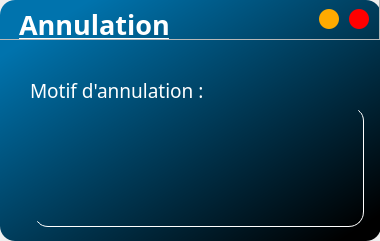
<?xml version="1.0" encoding="UTF-8"?>
<ui version="4.0">
 <class>efed</class>
 <widget class="QWidget" name="efed">
  <property name="windowModality">
   <enum>Qt::ApplicationModal</enum>
  </property>
  <property name="geometry">
   <rect>
    <x>0</x>
    <y>0</y>
    <width>380</width>
    <height>241</height>
   </rect>
  </property>
  <property name="windowTitle">
   <string>efed</string>
  </property>
  <widget class="QFrame" name="frame">
   <property name="geometry">
    <rect>
     <x>0</x>
     <y>0</y>
     <width>381</width>
     <height>241</height>
    </rect>
   </property>
   <property name="styleSheet">
    <string notr="true">QFrame#frame{
	border-radius:15px;
	background-color: qlineargradient(spread:pad, x1:0, y1:0, x2:1, y2:1, stop:0.116919 rgba(0, 115, 173, 255), stop:0.944118 rgba(0, 0, 0, 255));
	
}</string>
   </property>
   <property name="frameShape">
    <enum>QFrame::StyledPanel</enum>
   </property>
   <property name="frameShadow">
    <enum>QFrame::Raised</enum>
   </property>
   <widget class="QFrame" name="title_bar">
    <property name="geometry">
     <rect>
      <x>-1</x>
      <y>-1</y>
      <width>381</width>
      <height>41</height>
     </rect>
    </property>
    <property name="frameShape">
     <enum>QFrame::StyledPanel</enum>
    </property>
    <property name="frameShadow">
     <enum>QFrame::Raised</enum>
    </property>
    <widget class="QPushButton" name="mini">
     <property name="geometry">
      <rect>
       <x>320</x>
       <y>10</y>
       <width>20</width>
       <height>20</height>
      </rect>
     </property>
     <property name="font">
      <font>
       <pointsize>22</pointsize>
       <weight>75</weight>
       <bold>true</bold>
      </font>
     </property>
     <property name="styleSheet">
      <string notr="true">QPushButton{
	border:none;
	border-radius:10px;
	background-color: rgb(255, 170, 0);
}

QPushButton:hover{
	background-color: rgb(206, 137, 0);
}</string>
     </property>
     <property name="text">
      <string/>
     </property>
    </widget>
    <widget class="QLabel" name="label">
     <property name="geometry">
      <rect>
       <x>20</x>
       <y>10</y>
       <width>171</width>
       <height>31</height>
      </rect>
     </property>
     <property name="font">
      <font>
       <family>Mongolian Baiti</family>
       <pointsize>20</pointsize>
       <weight>75</weight>
       <italic>false</italic>
       <bold>true</bold>
       <underline>true</underline>
      </font>
     </property>
     <property name="styleSheet">
      <string notr="true">color: rgb(255, 255, 255);</string>
     </property>
     <property name="text">
      <string>Annulation</string>
     </property>
    </widget>
    <widget class="QPushButton" name="close_btn">
     <property name="geometry">
      <rect>
       <x>350</x>
       <y>10</y>
       <width>20</width>
       <height>20</height>
      </rect>
     </property>
     <property name="minimumSize">
      <size>
       <width>20</width>
       <height>20</height>
      </size>
     </property>
     <property name="maximumSize">
      <size>
       <width>20</width>
       <height>20</height>
      </size>
     </property>
     <property name="font">
      <font>
       <pointsize>11</pointsize>
       <weight>75</weight>
       <bold>true</bold>
      </font>
     </property>
     <property name="styleSheet">
      <string notr="true">QPushButton{
	border:none;
	border-radius:10px;
	background-color: rgb(255, 0, 0);
}

QPushButton:hover{
	background-color: rgb(211, 0, 0);
}</string>
     </property>
     <property name="text">
      <string/>
     </property>
    </widget>
   </widget>
   <widget class="QLabel" name="label_3">
    <property name="geometry">
     <rect>
      <x>100</x>
      <y>140</y>
      <width>191</width>
      <height>31</height>
     </rect>
    </property>
    <property name="font">
     <font>
      <family>Mongolian Baiti</family>
      <pointsize>11</pointsize>
      <weight>75</weight>
      <bold>true</bold>
     </font>
    </property>
    <property name="styleSheet">
     <string notr="true">color: rgb(255, 85, 0);</string>
    </property>
    <property name="text">
     <string/>
    </property>
   </widget>
   <widget class="QLabel" name="label_2">
    <property name="geometry">
     <rect>
      <x>30</x>
      <y>70</y>
      <width>181</width>
      <height>41</height>
     </rect>
    </property>
    <property name="font">
     <font>
      <family>Mongolian Baiti</family>
      <pointsize>14</pointsize>
      <weight>50</weight>
      <italic>false</italic>
      <bold>false</bold>
      <underline>false</underline>
     </font>
    </property>
    <property name="styleSheet">
     <string notr="true">color: rgb(255, 255, 255);</string>
    </property>
    <property name="text">
     <string>Motif d'annulation :</string>
    </property>
   </widget>
   <widget class="QTextEdit" name="motif">
    <property name="geometry">
     <rect>
      <x>33</x>
      <y>106</y>
      <width>331</width>
      <height>121</height>
     </rect>
    </property>
    <property name="font">
     <font>
      <family>Mongolian Baiti</family>
      <pointsize>14</pointsize>
     </font>
    </property>
    <property name="styleSheet">
     <string notr="true">background-color:transparent;
color: rgb(255, 255, 255);
border-bottom:1px solid rgb(255, 255, 255);
border-right:1px solid rgb(255, 255, 255);
border-radius:15px;
</string>
    </property>
    <property name="readOnly">
     <bool>true</bool>
    </property>
   </widget>
  </widget>
 </widget>
 <resources/>
 <connections/>
</ui>
